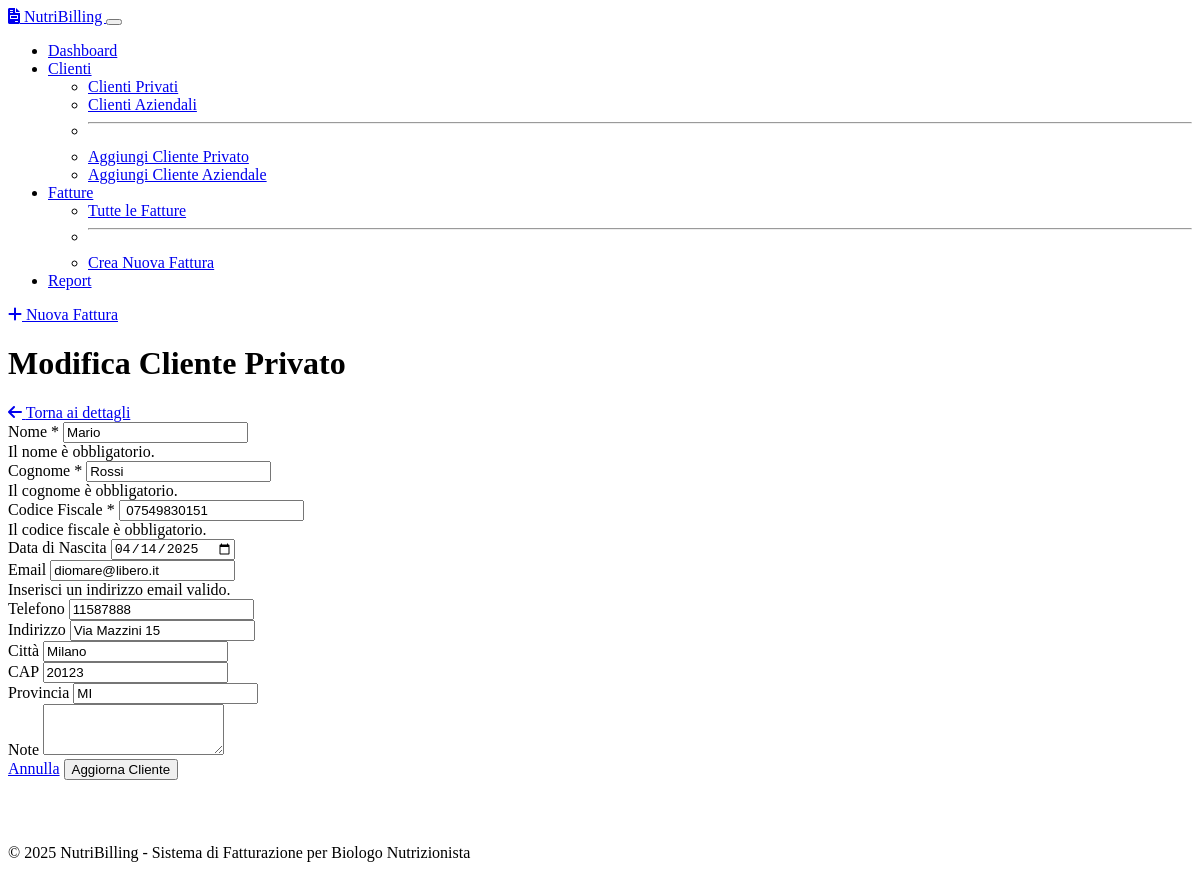
The page /clients/private/edit/1 on the database its author committed.
### models.py (models this page shows, shortened)
class PrivateClient(db.Model):
    __tablename__ = 'private_clients'
    id = db.Column(db.Integer, primary_key=True)
    first_name = db.Column(db.String(100), nullable=False)
    last_name = db.Column(db.String(100), nullable=False)
    fiscal_code = db.Column(db.String(16), nullable=False, unique=True)
    email = db.Column(db.String(120), nullable=True)
    phone = db.Column(db.String(20), nullable=True)
    address = db.Column(db.String(255), nullable=True)
    city = db.Column(db.String(100), nullable=True)
    postal_code = db.Column(db.String(10), nullable=True)
    province = db.Column(db.String(2), nullable=True)
    date_of_birth = db.Column(db.Date, nullable=True)
    notes = db.Column(db.Text, nullable=True)
    created_at = db.Column(db.DateTime, default=datetime.utcnow)
    updated_at = db.Column(db.DateTime, default=datetime.utcnow, onupdate=datetime.utcnow)
    invoices = db.relationship('Invoice', backref='private_client', lazy=True,
                               foreign_keys='Invoice.private_client_id')

### routes.py (the view, shortened to what this page needs)
@app.route('/clients/private/edit/<int:client_id>', methods=['GET', 'POST'])
def edit_private_client(client_id):
    client = PrivateClient.query.get_or_404(client_id)
    return render_template('clients/edit.html', client=client, client_type='private')

### app.py (called while the page is built)
@app.context_processor
def utility_processor():
    def now():
        return datetime.now()
    return dict(now=now)

### templates/clients/edit.html (shortened to what this page needs)
{% extends "base.html" %}
{% block page_title %}Modifica {{ "Cliente Privato" if client_type == "private" else "Cliente Aziendale" }}{% endblock %}
{% block page_actions %}
<a href="{{ url_for('view_private_client' if client_type == 'private' else 'view_business_client', client_id=client.id) }}" class="btn btn-secondary">
    <i class="fas fa-arrow-left me-1"></i> Torna ai dettagli
</a>
{% endblock %}
{% block content %}
<div class="card">
    <div class="card-body">
        <form method="post" class="needs-validation" novalidate>
            {% if client_type == 'private' %}
            <div class="row mb-3">
                <div class="col-md-6">
                    <label for="first_name" class="form-label">Nome <span class="text-danger">*</span></label>
                    <input type="text" class="form-control" id="first_name" name="first_name" value="{{ client.first_name }}" required>
                    <div class="invalid-feedback">
                        Il nome è obbligatorio.
                    </div>
                </div>
                <div class="col-md-6">
                    <label for="last_name" class="form-label">Cognome <span class="text-danger">*</span></label>
                    <input type="text" class="form-control" id="last_name" name="last_name" value="{{ client.last_name }}" required>
                    <div class="invalid-feedback">
                        Il cognome è obbligatorio.
                    </div>
                </div>
            </div>
            <div class="row mb-3">
                <div class="col-md-6">
                    <label for="fiscal_code" class="form-label">Codice Fiscale <span class="text-danger">*</span></label>
                    <input type="text" class="form-control" id="fiscal_code" name="fiscal_code" maxlength="16" value="{{ client.fiscal_code }}" required>
                    <div class="invalid-feedback">
                        Il codice fiscale è obbligatorio.
                    </div>
                </div>
                <div class="col-md-6">
                    <label for="date_of_birth" class="form-label">Data di Nascita</label>
                    <input type="date" class="form-control" id="date_of_birth" name="date_of_birth" value="{{ client.date_of_birth.strftime('%Y-%m-%d') if client.date_of_birth else '' }}">
                </div>
            </div>
            <div class="row mb-3">
                <div class="col-md-6">
                    <label for="email" class="form-label">Email</label>
                    <input type="email" class="form-control" id="email" name="email" value="{{ client.email or '' }}">
                    <div class="invalid-feedback">
                        Inserisci un indirizzo email valido.
                    </div>
                </div>
                <div class="col-md-6">
                    <label for="phone" class="form-label">Telefono</label>
                    <input type="tel" class="form-control" id="phone" name="phone" value="{{ client.phone or '' }}">
                </div>
            </div>
            <div class="row mb-3">
                <div class="col-12">
                    <label for="address" class="form-label">Indirizzo</label>
                    <input type="text" class="form-control" id="address" name="address" value="{{ client.address or '' }}">
                </div>
            </div>
            <div class="row mb-3">
                <div class="col-md-4">
                    <label for="city" class="form-label">Città</label>
                    <input type="text" class="form-control" id="city" name="city" value="{{ client.city or '' }}">
                </div>
                <div class="col-md-4">
                    <label for="postal_code" class="form-label">CAP</label>
                    <input type="text" class="form-control" id="postal_code" name="postal_code" maxlength="5" value="{{ client.postal_code or '' }}">
                </div>
                <div class="col-md-4">
                    <label for="province" class="form-label">Provincia</label>
                    <input type="text" class="form-control" id="province" name="province" maxlength="2" value="{{ client.province or '' }}">
                </div>
            </div>
            <div class="mb-3">
                <label for="notes" class="form-label">Note</label>
                <textarea class="form-control" id="notes" name="notes" rows="3">{{ client.notes or '' }}</textarea>
            </div>
            {% endif %}
            <div class="d-grid gap-2 d-md-flex justify-content-md-end">
                <a href="{{ url_for('view_private_client' if client_type == 'private' else 'view_business_client', client_id=client.id) }}" class="btn btn-secondary me-md-2">Annulla</a>
                <button type="submit" class="btn btn-primary">Aggiorna Cliente</button>
            </div>
        </form>
    </div>
</div>
{% endblock %}

### rows shown on the page
PrivateClient: first_name "Mario", last_name "Rossi", fiscal_code "07549830151", date_of_birth "04/14/2025", email "diomare@libero.it", phone "11587888", address "Via Mazzini 15", city "Milano", postal_code "20123", province "MI"

### other values the page prints
{{ "Cliente Privato" if client_type == "private" else "Cliente Aziendale" }} "Cliente Privato"
